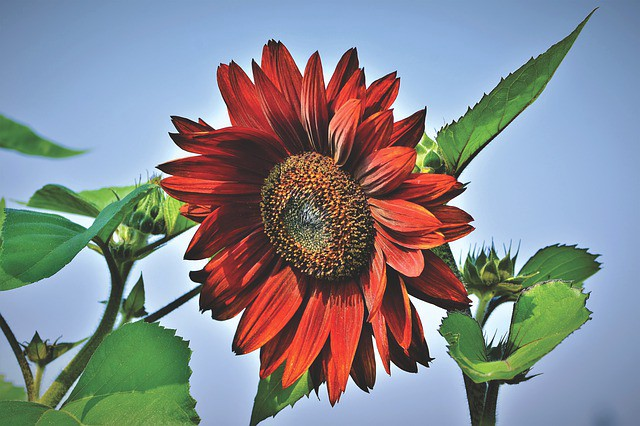
#> input picture level3 5 to 8/Insta-and-Snapchat-Filters-main/insta filter/flower.jpeg, 640 x 426 px
$ python edge_detection.py
#> lines starting #> are read from the running program, lines starting #| are printed output that depends on the picture; after the words box and inside, x2 and y2 are one past the last pixel; in counts of white or black regions, pixels touching at a corner belong together
import cv2
import matplotlib.pyplot as plt
im = cv2.imread('flower.jpeg')
#> im is the input picture: shape (426, 640, 3); mean B, G, R 141.6, 136.7, 132.9
edges = cv2.Canny(im,1000,1000)
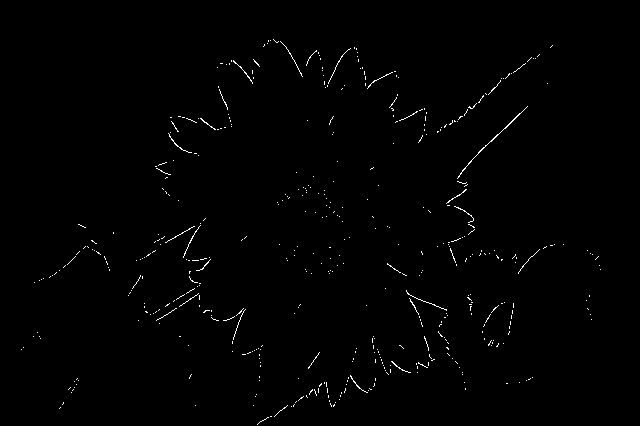
#> edges: shape (426, 640); 0.75% white in thin lines or dots, all inside (x1, y1, x2, y2) = (21, 39, 601, 425)
plt.imshow(edges)
plt.show()
